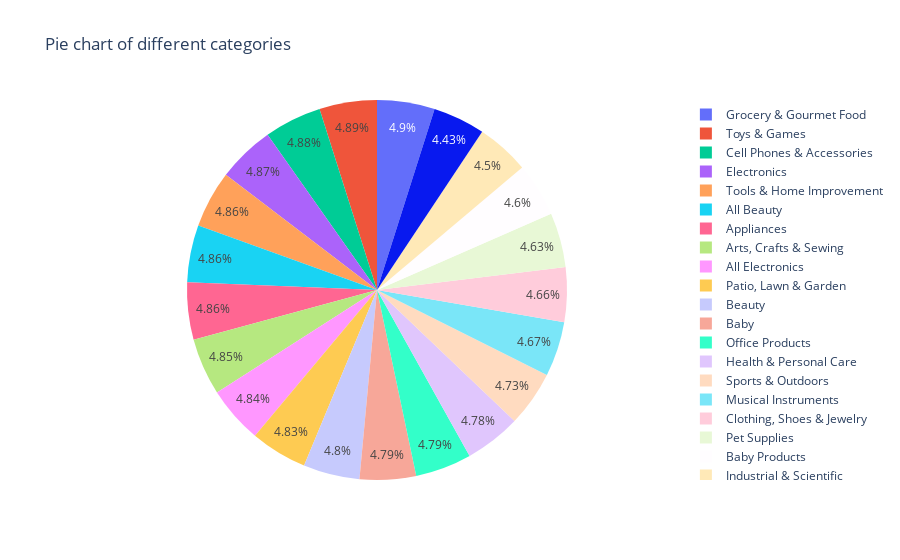

Here is the notebook cell this chart was saved with:
### Code cell
import plotly.express as px
fig = px.pie(products_data1, names='categories', title ='Pie chart of different categories')
fig.show()

### Figure 1 — Plotly figure (JSON) as saved in the notebook; plotly's stock layout.template omitted (floating-point values rounded to 4 significant figures; data arrays with more than 128 entries replaced by an {"elided": "..."} marker saying what was removed)
{"data": [{"domain": {"x": [0, 1], "y": [0, 1]}, "hovertemplate": "categories=%{label}<extra></extra>", "labels": {"elided": "44804 str values"}, "legendgroup": "", "name": "", "showlegend": true, "type": "pie"}], "layout": {"legend": {"tracegroupgap": 0}, "title": {"text": "Pie chart of different categories"}}}
